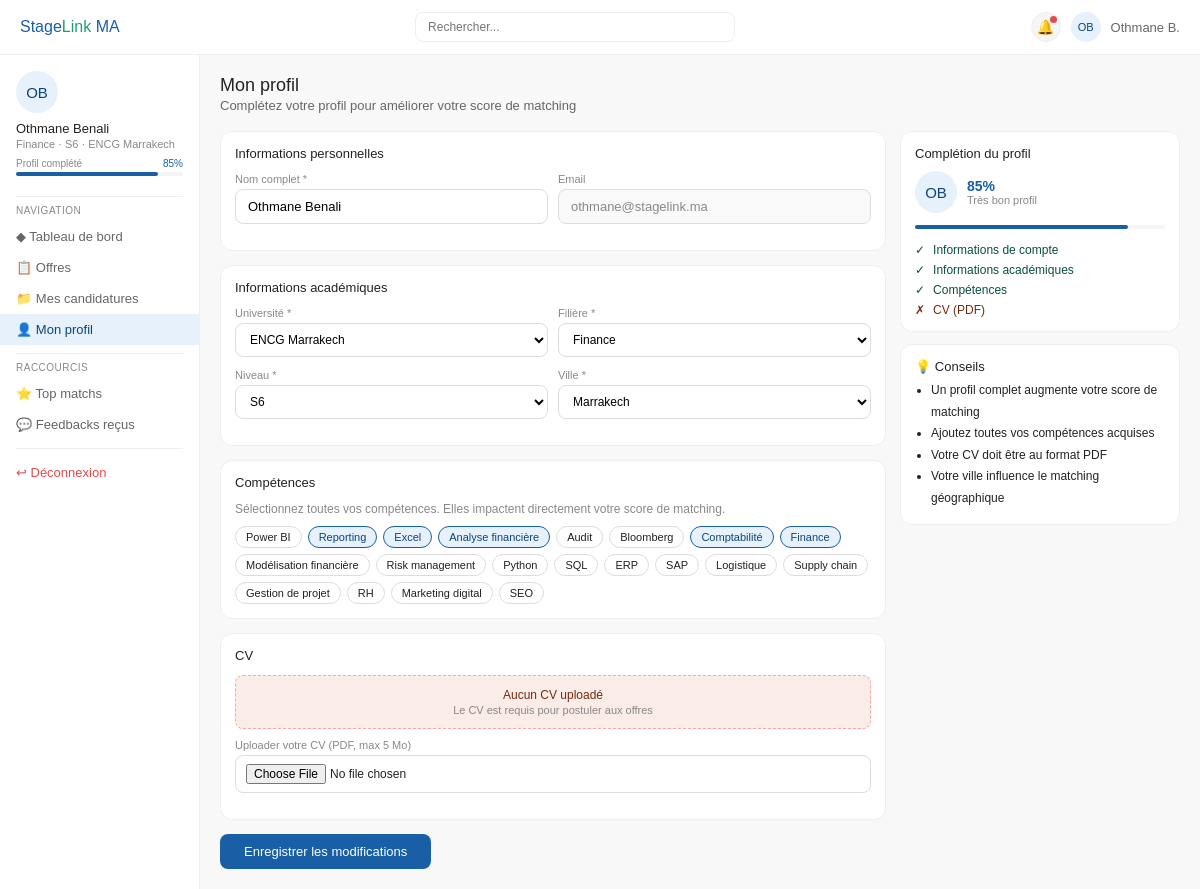
The page /etudiant/profil (signed in) on the database its author committed.
### models.py (models this page shows, shortened)
class Etudiant(db.Model):
    __tablename__ = 'etudiant'
    id = db.Column(db.Integer, primary_key=True)
    utilisateur_id = db.Column(db.Integer, db.ForeignKey('utilisateur.id'), nullable=False)
    nom_complet = db.Column(db.String(150), nullable=False)
    universite = db.Column(db.String(150))
    filiere = db.Column(db.String(100))
    niveau = db.Column(db.String(20))
    ville = db.Column(db.String(100))
    cv_path = db.Column(db.String(256))
    date_inscription = db.Column(db.Date, default=date.today)
    competences = db.relationship('Competence', secondary=etudiant_competence, backref='etudiants')
    candidatures = db.relationship('Candidature', backref='etudiant', lazy='dynamic', cascade='all, delete-orphan')
    @property
    def initiales(self):
        parts = self.nom_complet.split()
        if len(parts) >= 2:
            return (parts[0][0] + parts[1][0]).upper()
        return self.nom_complet[:2].upper()
    @property
    def completion_profil(self):
        score = 0
        if self.nom_complet: score += 20
        if self.universite: score += 15
        if self.filiere: score += 15
        if self.niveau: score += 10
        if self.ville: score += 10
        if self.cv_path: score += 15
        if self.competences: score += 15
        return score

class Utilisateur(UserMixin, db.Model):
    __tablename__ = 'utilisateur'
    id = db.Column(db.Integer, primary_key=True)
    email = db.Column(db.String(150), unique=True, nullable=False)
    mot_de_passe = db.Column(db.String(256), nullable=False)
    role = db.Column(db.String(20), nullable=False)
    actif = db.Column(db.Boolean, default=True)
    etudiant = db.relationship('Etudiant', backref='utilisateur', uselist=False, cascade='all, delete-orphan')
    entreprise = db.relationship('Entreprise', backref='utilisateur', uselist=False, cascade='all, delete-orphan')
    admin = db.relationship('Admin', backref='utilisateur', uselist=False, cascade='all, delete-orphan')
    notifications = db.relationship('Notification', backref='utilisateur', lazy='dynamic', cascade='all, delete-orphan')
    @property
    def is_active(self):
        return self.actif
    @property
    def nom(self):
        if self.etudiant:
            return self.etudiant.nom_complet
        if self.entreprise:
            return self.entreprise.nom
        if self.admin:
            return self.admin.nom
        return self.email

class Competence(db.Model):
    __tablename__ = 'competence'
    id = db.Column(db.Integer, primary_key=True)
    nom = db.Column(db.String(100), nullable=False, unique=True)
    categorie = db.Column(db.String(100))

### routes/etudiant.py (the view, shortened to what this page needs)
@etudiant_bp.route('/profil', methods=['GET', 'POST'])
@etudiant_required
def profil():
    etudiant = current_user.etudiant
    competences_all = Competence.query.order_by(Competence.categorie, Competence.nom).all()
    return render_template('etudiant/profil.html',
        etudiant=etudiant,
        toutes_competences=competences_all)

### routes/etudiant.py (called while the page is built)
def etudiant_required(f):
    @wraps(f)
    def decorated(*args, **kwargs):
        if not current_user.is_authenticated or current_user.role != 'ETUDIANT':
            abort(403)
        return f(*args, **kwargs)
    return login_required(decorated)

### templates/etudiant/profil.html (shortened to what this page needs)
{% extends 'base.html' %}
{% block body %}
<div class="topbar">
  <div class="logo">Stage<span>Link</span> MA</div>
  <div class="topbar-search">
    <form action="{{ url_for('etudiant.offres') }}" method="GET">
      <input type="text" name="q" placeholder="Rechercher..." class="form-control" style="font-size:12px;padding:7px 12px">
    </form>
  </div>
  <div class="topbar-right">
    <a href="{{ url_for('etudiant.marquer_notifications_lues') }}" class="notif-btn">
      🔔{% if notif_count > 0 %}<span class="notif-dot"></span>{% endif %}
    </a>
    <div class="avatar">{{ etudiant.initiales }}</div>
    <span style="font-size:13px;color:#666">{{ etudiant.nom_complet.split()[0] }} {{ etudiant.nom_complet.split()[-1][0] if etudiant.nom_complet.split()|length > 1 else '' }}.</span>
  </div>
</div>
<div class="body-layout">
  <div class="sidebar">
    <div class="sidebar-profile">
      <div class="avatar avatar-lg" style="margin-bottom:8px">{{ etudiant.initiales }}</div>
      <div class="sidebar-profile-name">{{ etudiant.nom_complet }}</div>
      <div class="sidebar-profile-sub">{{ etudiant.filiere }} · {{ etudiant.niveau }} · {{ etudiant.universite }}</div>
      <div class="profile-bar-wrap">
        <div class="profile-bar-label"><span>Profil complété</span><span>{{ etudiant.completion_profil }}%</span></div>
        <div class="profile-bar"><div class="profile-bar-fill" style="width:{{ etudiant.completion_profil }}%"></div></div>
      </div>
    </div>
    <div class="sid-divider"></div>
    <span class="sid-label">Navigation</span>
    <a href="{{ url_for('etudiant.dashboard') }}" class="sid-item">◆ Tableau de bord</a>
    <a href="{{ url_for('etudiant.offres') }}" class="sid-item">📋 Offres</a>
    <a href="{{ url_for('etudiant.candidatures') }}" class="sid-item">📁 Mes candidatures</a>
    <a href="{{ url_for('etudiant.profil') }}" class="sid-item active">👤 Mon profil</a>
    <div class="sid-divider"></div>
    <span class="sid-label">Raccourcis</span>
    <a href="{{ url_for('etudiant.offres') }}" class="sid-item">⭐ Top matchs</a>
    <a href="{{ url_for('etudiant.candidatures') }}?statut=REFUSEE" class="sid-item">💬 Feedbacks reçus</a>
    <div class="sid-divider"></div>
    <a href="{{ url_for('auth.logout') }}" class="sid-item" style="color:var(--red)">↩ Déconnexion</a>
  </div>
  <div class="main">
    <div style="margin-bottom:18px">
      <h2 style="font-size:18px;font-weight:500">Mon profil</h2>
      <p style="font-size:13px;color:#666;margin-top:2px">Complétez votre profil pour améliorer votre score de matching</p>
    </div>
    <div style="display:grid;grid-template-columns:1fr 280px;gap:14px;align-items:start">
      <div>
        <form method="POST" action="{{ url_for('etudiant.profil') }}" enctype="multipart/form-data">
          <div class="card" style="margin-bottom:14px">
            <div class="card-title">Informations personnelles</div>
            <div class="form-row">
              <div class="form-group">
                <label class="form-label">Nom complet *</label>
                <input type="text" name="nom" class="form-control" value="{{ etudiant.utilisateur.nom }}" required>
              </div>
              <div class="form-group">
                <label class="form-label">Email</label>
                <input type="email" class="form-control" value="{{ etudiant.utilisateur.email }}" disabled style="background:var(--gray-50);color:var(--gray-500)">
              </div>
            </div>
          </div>
          <div class="card" style="margin-bottom:14px">
            <div class="card-title">Informations académiques</div>
            <div class="form-row">
              <div class="form-group">
                <label class="form-label">Université *</label>
                <select name="universite" class="form-control form-control-sm" required>
                  {% for u in ['ENCG Marrakech','ENCG Casablanca','ENCG Agadir','ENCG Fès','FSJES Marrakech','FSJES Casablanca','ISCAE','ENCG Oujda','ENSA Marrakech','EST Casablanca','Université Hassan II','Université Cadi Ayyad','Autre'] %}
                  <option value="{{ u }}" {% if etudiant.universite == u %}selected{% endif %}>{{ u }}</option>
                  {% endfor %}
                </select>
              </div>
              <div class="form-group">
                <label class="form-label">Filière *</label>
                <select name="filiere" class="form-control form-control-sm" required>
                  {% for f in ['Finance','Marketing','Gestion','Informatique','Logistique','RH','Commerce','Comptabilité','Audit','Économie'] %}
                  <option value="{{ f }}" {% if etudiant.filiere == f %}selected{% endif %}>{{ f }}</option>
                  {% endfor %}
                </select>
              </div>
            </div>
            <div class="form-row">
              <div class="form-group">
                <label class="form-label">Niveau *</label>
                <select name="niveau" class="form-control form-control-sm" required>
                  {% for n in ['L1','L2','L3','S6','M1','M2'] %}
                  <option value="{{ n }}" {% if etudiant.niveau == n %}selected{% endif %}>{{ n }}</option>
                  {% endfor %}
                </select>
              </div>
              <div class="form-group">
                <label class="form-label">Ville *</label>
                <select name="ville" class="form-control form-control-sm" required>
                  {% for v in ['Marrakech','Casablanca','Rabat','Agadir','Fès','Tanger','Meknès','Oujda','Khouribga','Autre'] %}
                  <option value="{{ v }}" {% if etudiant.ville == v %}selected{% endif %}>{{ v }}</option>
                  {% endfor %}
                </select>
              </div>
            </div>
          </div>
          <div class="card" style="margin-bottom:14px">
            <div class="card-title">Compétences</div>
            <p style="font-size:12px;color:var(--gray-500);margin-bottom:10px">Sélectionnez toutes vos compétences. Elles impactent directement votre score de matching.</p>
            <div class="competence-checkbox-grid" id="comp-grid">
              {% for comp in toutes_competences %}
              <label class="comp-chip {% if comp in etudiant.competences %}checked{% endif %}" onclick="toggleChip(this)">
                {{ comp.nom }}
              </label>
              {% endfor %}
            </div>
          </div>
          <div class="card" style="margin-bottom:14px">
            <div class="card-title">CV</div>
            {% if etudiant.cv_path %}
            <div style="display:flex;align-items:center;gap:10px;background:var(--green-light);border-radius:8px;padding:10px;margin-bottom:10px">
              <span style="font-size:20px">📄</span>
              <div style="flex:1">
                <div style="font-size:12px;font-weight:500;color:var(--green-dark)">CV uploadé</div>
                <div style="font-size:10px;color:var(--gray-500)">{{ etudiant.cv_path.split('/')[-1] }}</div>
              </div>
            </div>
            <p style="font-size:11px;color:var(--gray-500);margin-bottom:8px">Uploader un nouveau fichier remplacera l'ancien.</p>
            {% else %}
            <div style="background:var(--red-light);border:1px dashed #FCA5A5;border-radius:8px;padding:12px;text-align:center;margin-bottom:10px">
              <div style="font-size:12px;color:var(--red-dark);font-weight:500">Aucun CV uploadé</div>
              <div style="font-size:11px;color:var(--gray-500);margin-top:2px">Le CV est requis pour postuler aux offres</div>
            </div>
            {% endif %}
            <div class="form-group">
              <label class="form-label">Uploader votre CV (PDF, max 5 Mo)</label>
              <input type="file" name="cv" class="form-control form-control-sm" accept=".pdf">
            </div>
          </div>
          <button type="submit" class="btn btn-primary" style="font-size:13px;padding:10px 24px">Enregistrer les modifications</button>
        </form>
      </div>
      <div style="position:sticky;top:16px">
        <div class="card" style="margin-bottom:12px">
          <div style="font-size:13px;font-weight:500;margin-bottom:10px">Complétion du profil</div>
          <div style="display:flex;align-items:center;gap:10px;margin-bottom:12px">
            <div class="avatar avatar-lg">{{ etudiant.initiales }}</div>
            <div>
              <div style="font-size:14px;font-weight:600;color:{% if etudiant.completion_profil >= 80 %}var(--primary){% elif etudiant.completion_profil >= 60 %}var(--green){% else %}var(--orange){% endif %}">{{ etudiant.completion_profil }}%</div>
              <div style="font-size:11px;color:var(--gray-500)">{% if etudiant.completion_profil == 100 %}Profil complet !{% elif etudiant.completion_profil >= 80 %}Très bon profil{% elif etudiant.completion_profil >= 60 %}Bon profil{% else %}Profil incomplet{% endif %}</div>
            </div>
          </div>
          <div class="profile-bar" style="margin-bottom:14px">
            <div class="profile-bar-fill" style="width:{{ etudiant.completion_profil }}%"></div>
          </div>
          <div style="display:flex;flex-direction:column;gap:6px;font-size:12px">
            <div style="display:flex;align-items:center;gap:8px;color:var(--green-dark)">
              <span>✓</span><span>Informations de compte</span>
            </div>
            <div style="display:flex;align-items:center;gap:8px;color:var(--green-dark)">
              <span>✓</span><span>Informations académiques</span>
            </div>
            <div style="display:flex;align-items:center;gap:8px;color:{% if etudiant.competences %}var(--green-dark){% else %}var(--red-dark){% endif %}">
              <span>{% if etudiant.competences %}✓{% else %}✗{% endif %}</span><span>Compétences</span>
            </div>
            <div style="display:flex;align-items:center;gap:8px;color:{% if etudiant.cv_path %}var(--green-dark){% else %}var(--red-dark){% endif %}">
              <span>{% if etudiant.cv_path %}✓{% else %}✗{% endif %}</span><span>CV (PDF)</span>
            </div>
          </div>
        </div>
        <div class="card" style="font-size:12px;color:var(--gray-600)">
          <div style="font-weight:500;font-size:13px;margin-bottom:6px">💡 Conseils</div>
          <ul style="margin:0;padding-left:16px;line-height:1.8">
            <li>Un profil complet augmente votre score de matching</li>
            <li>Ajoutez toutes vos compétences acquises</li>
            <li>Votre CV doit être au format PDF</li>
            <li>Votre ville influence le matching géographique</li>
          </ul>
        </div>
      </div>
    </div>
  </div>
</div>
{% endblock %}

### rows shown on the page
Etudiant: initiales "OB", nom_complet "Othmane", nom_complet.split|length "B", nom_complet "Othmane Benali", filiere "Finance", niveau "S6", universite "ENCG Marrakech", completion_profil "85", nom "Othmane Benali", ville "Marrakech"
Utilisateur: utilisateur.email "othmane@stagelink.ma"
Competence: nom "Power BI"
Competence: nom "Reporting"
Competence: nom "Excel"
Competence: nom "Analyse financière"
Competence: nom "Audit"
Competence: nom "Bloomberg"
Competence: nom "Comptabilité"
Competence: nom "Finance"
Competence: nom "Modélisation financière"
Competence: nom "Risk management"
Competence: nom "Python"
Competence: nom "SQL"
Competence: nom "ERP"
Competence: nom "SAP"
Competence: nom "Logistique"
Competence: nom "Supply chain"
Competence: nom "Gestion de projet"
Competence: nom "RH"
Competence: nom "Marketing digital"
Competence: nom "SEO"
